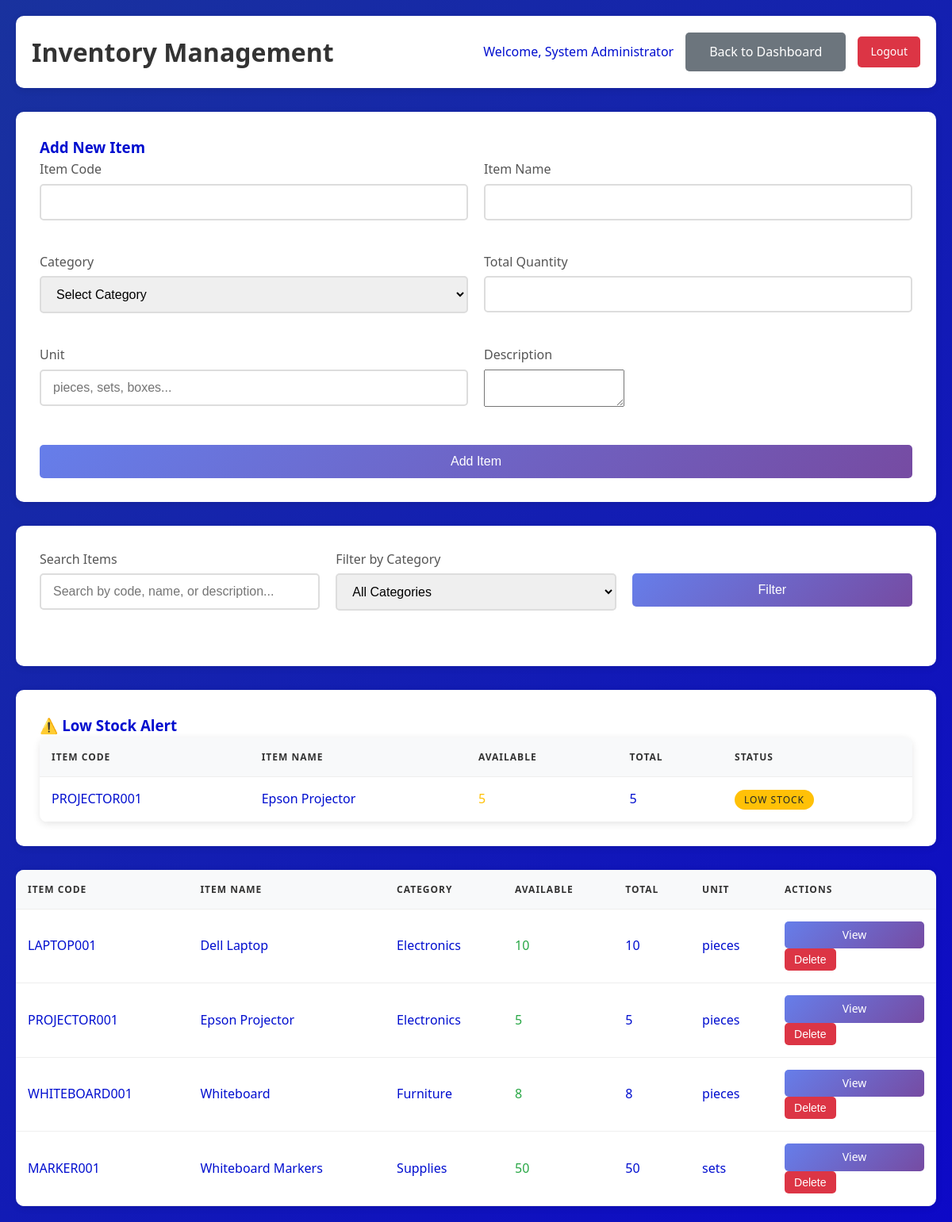
/views/items.php (signed in), run on the app's committed database.
### tables this page shows
CREATE TABLE items (
    item_id INT PRIMARY KEY AUTO_INCREMENT,
    item_code VARCHAR(50) NOT NULL UNIQUE,
    item_name VARCHAR(100) NOT NULL,
    item_description TEXT,
    category VARCHAR(50) NOT NULL,
    total_quantity INT NOT NULL DEFAULT 0,
    available_quantity INT NOT NULL DEFAULT 0,
    unit VARCHAR(20) NOT NULL,
    created_at TIMESTAMP DEFAULT CURRENT_TIMESTAMP,
    updated_at TIMESTAMP DEFAULT CURRENT_TIMESTAMP ON UPDATE CURRENT_TIMESTAMP
);

### models/Item.php (called while the page is built, shortened)
<?php
require_once '../classes/Database.php';
class Item
{
    private $db;
    public function __construct()
    {
        $this->db = new Database();
    }
    public function getAll($search = '', $category = '', $limit = 0, $offset = 0)
    {
        $search = $this->db->escape($search);
        $where_clause = '';
        $limit_clause = '';
        $sql = "SELECT * FROM items
                $where_clause
                ORDER BY item_name
                $limit_clause";
        $result = $this->db->query($sql);
        return mysqli_fetch_all($result, MYSQLI_ASSOC);
    }
    public function getLowStockItems($threshold = 5)
    {
        $sql = "SELECT * FROM items
                WHERE available_quantity <= $threshold
                ORDER BY available_quantity ASC";
        $result = $this->db->query($sql);
        return mysqli_fetch_all($result, MYSQLI_ASSOC);
    }
}

### classes/Database.php (called while the page is built, shortened)
<?php
class Database {
    private $host = 'localhost';
    private $username = 'root';
    private $password = '';
    private $database = 'borrowing_system';
    private $connection;
    private function connect() {
        $this->connection = mysqli_connect(
            $this->host,
            $this->username,
            $this->password,
            $this->database
        );
        mysqli_set_charset($this->connection, 'utf8');
    }
    public function query($sql) {
        $result = mysqli_query($this->connection, $sql);
        return $result;
    }
    public function escape($string) {
        return mysqli_real_escape_string($this->connection, $string);
    }
}
?>

### views/items.php (the view, shortened to what this page needs)
<?php
require_once '../models/Item.php';
$item = new Item();
$search = isset($_GET['search']) ? $_GET['search'] : '';
$category = isset($_GET['category']) ? $_GET['category'] : '';
$items_list = $item->getAll($search, $category);
$low_stock_items = $item->getLowStockItems();
?>
<!DOCTYPE html>
<html lang="en">
<head>
    <link rel="stylesheet" href="../assets/css/style.css">
</head>
<body>
    <div class="dashboard-container">
        <div class="header">
            <h1>Inventory Management</h1>
            <div class="user-info">
                <span>Welcome, <?php echo $_SESSION['admin_name']; ?></span>
                <a href="dashboard.php" class="btn btn-secondary">Back to Dashboard</a>
                <a href="dashboard.php?logout=1" class="logout-btn">Logout</a>
            </div>
        </div>
        <div class="form-container">
            <h3>Add New Item</h3>
            <form method="POST" action="">
                <div class="form-row">
                    <div class="form-group">
                        <label for="item_code">Item Code</label>
                        <input type="text" id="item_code" name="item_code" required>
                    </div>
                    <div class="form-group">
                        <label for="item_name">Item Name</label>
                        <input type="text" id="item_name" name="item_name" required>
                    </div>
                </div>
                <div class="form-row">
                    <div class="form-group">
                        <label for="category">Category</label>
                        <select id="category" name="category" required>
                            <option value="">Select Category</option>
                        </select>
                    </div>
                    <div class="form-group">
                        <label for="total_quantity">Total Quantity</label>
                        <input type="number" id="total_quantity" name="total_quantity" min="1" required>
                    </div>
                </div>
                <div class="form-row">
                    <div class="form-group">
                        <label for="unit">Unit</label>
                        <input type="text" id="unit" name="unit" placeholder="pieces, sets, boxes..." required>
                    </div>
                    <div class="form-group">
                        <label for="item_description">Description</label>
                        <textarea id="item_description" name="item_description" rows="3"></textarea>
                    </div>
                </div>
                <button type="submit" name="add_item" class="btn btn-primary">Add Item</button>
            </form>
        </div>
        <div class="form-container">
            <form method="GET" action="">
                <div class="form-row">
                    <div class="form-group">
                        <label for="search">Search Items</label>
                        <input type="text" id="search" name="search"
                            placeholder="Search by code, name, or description..." value="<?php echo $search; ?>">
                    </div>
                    <div class="form-group">
                        <label for="category_filter">Filter by Category</label>
                        <select id="category_filter" name="category">
                            <option value="">All Categories</option>
                        </select>
                    </div>
                    <div class="form-group">
                        <label>&nbsp;</label>
                        <button type="submit" class="btn btn-primary">Filter</button>
                    </div>
                </div>
            </form>
        </div>
        <?php if (!empty($low_stock_items)): ?>
            <div class="form-container">
                <h3>⚠️ Low Stock Alert</h3>
                <div class="table-container">
                    <table class="table">
                        <thead>
                            <tr>
                                <th>Item Code</th>
                                <th>Item Name</th>
                                <th>Available</th>
                                <th>Total</th>
                                <th>Status</th>
                            </tr>
                        </thead>
                        <tbody>
                            <?php foreach ($low_stock_items as $item_data): ?>
                                <tr>
                                    <td><?php echo $item_data['item_code']; ?></td>
                                    <td><?php echo $item_data['item_name']; ?></td>
                                    <td>
                                        <span
                                            style="color: <?php echo $item_data['available_quantity'] == 0 ? '#dc3545' : '#ffc107'; ?>;">
                                            <?php echo $item_data['available_quantity']; ?>
                                        </span>
                                    </td>
                                    <td><?php echo $item_data['total_quantity']; ?></td>
                                    <td>
                                        <?php if ($item_data['available_quantity'] == 0): ?>
                                            <span class="status-badge" style="background: #dc3545; color: white;">Out of
                                                Stock</span>
                                        <?php else: ?>
                                            <span class="status-badge" style="background: #ffc107; color: #212529;">Low Stock</span>
                                        <?php endif; ?>
                                    </td>
                                </tr>
                            <?php endforeach; ?>
                        </tbody>
                    </table>
                </div>
            </div>
        <?php endif; ?>
        <div class="table-container">
            <table class="table">
                <thead>
                    <tr>
                        <th>Item Code</th>
                        <th>Item Name</th>
                        <th>Category</th>
                        <th>Available</th>
                        <th>Total</th>
                        <th>Unit</th>
                        <th>Actions</th>
                    </tr>
                </thead>
                <tbody>
                    <?php foreach ($items_list as $item_data): ?>
                        <tr>
                            <td><?php echo $item_data['item_code']; ?></td>
                            <td><?php echo $item_data['item_name']; ?></td>
                            <td><?php echo $item_data['category']; ?></td>
                            <td>
                                <span
                                    style="color: <?php echo $item_data['available_quantity'] == 0 ? '#dc3545' : '#28a745'; ?>;">
                                    <?php echo $item_data['available_quantity']; ?>
                                </span>
                            </td>
                            <td><?php echo $item_data['total_quantity']; ?></td>
                            <td><?php echo $item_data['unit']; ?></td>
                            <td>
                                <a href="item_details.php?id=<?php echo $item_data['item_id']; ?>"
                                    class="btn btn-sm btn-primary">View</a>
                                <form method="POST" action="" style="display: inline;">
                                    <button type="submit" name="delete_item" class="btn btn-sm btn-danger"
                                        onclick="return confirm('Are you sure you want to delete this item?')">Delete</button>
                                </form>
                            </td>
                        </tr>
                    <?php endforeach; ?>
                </tbody>
            </table>
        </div>
    </div>
</body>
</html>

### assets/css/style.css (style rules this page uses)
* { margin: 0; padding: 0; box-sizing: border-box; }
body { font-family: 'Segoe UI', Tahoma, Geneva, Verdana, sans-serif; line-height: 1.6; color: #000ecf; background: linear-gradient(135deg, #19329e 0%, #0d09c7 100%); min-height: 100vh; }
.form-group { margin-bottom: 20px; }
.form-group label { display: block; margin-bottom: 5px; color: #555; font-weight: 500; }
.form-group input { width: 100%; padding: 12px 15px; border: 2px solid #ddd; border-radius: 5px; font-size: 16px; transition: border-color 0.3s ease; }
.btn { display: inline-block; padding: 12px 30px; border: none; border-radius: 5px; font-size: 16px; font-weight: 500; cursor: pointer; transition: all 0.3s ease; text-decoration: none; text-align: center; }
.btn-primary { background: linear-gradient(135deg, #667eea 0%, #764ba2 100%); color: white; width: 100%; }
.dashboard-container { max-width: 1200px; margin: 0 auto; padding: 20px; }
.header { background: white; padding: 20px; border-radius: 10px; box-shadow: 0 2px 10px rgba(0, 0, 0, 0.1); margin-bottom: 30px; display: flex; justify-content: space-between; align-items: center; }
.header h1 { color: #333; margin: 0; }
.user-info { display: flex; align-items: center; gap: 15px; }
.logout-btn { background: #dc3545; color: white; padding: 8px 16px; border: none; border-radius: 5px; cursor: pointer; text-decoration: none; font-size: 14px; }
.table-container { background: white; border-radius: 10px; box-shadow: 0 2px 10px rgba(0, 0, 0, 0.1); overflow: hidden; }
.table { width: 100%; border-collapse: collapse; }
.table th, .table td { padding: 15px; text-align: left; border-bottom: 1px solid #eee; }
.table th { background: #f8f9fa; font-weight: 600; color: #333; text-transform: uppercase; font-size: 12px; letter-spacing: 1px; }
.btn-secondary { background: #6c757d; color: white; }
.btn-danger { background: #dc3545; color: white; }
.btn-sm { padding: 6px 12px; font-size: 14px; }
.form-container { background: white; padding: 30px; border-radius: 10px; box-shadow: 0 2px 10px rgba(0, 0, 0, 0.1); margin-bottom: 30px; }
.form-row { display: grid; grid-template-columns: repeat(auto-fit, minmax(250px, 1fr)); gap: 20px; margin-bottom: 20px; }
.form-group select { width: 100%; padding: 12px 15px; border: 2px solid #ddd; border-radius: 5px; font-size: 16px; transition: border-color 0.3s ease; }
.status-badge { padding: 4px 12px; border-radius: 20px; font-size: 12px; font-weight: 500; text-transform: uppercase; letter-spacing: 1px; }

### data on the page
items: item_code "PROJECTOR001", item_name "Epson Projector", available_quantity "5", total_quantity "5", shows "LOW STOCK", category "Electronics", unit "pieces"
items: item_code "LAPTOP001", item_name "Dell Laptop", category "Electronics", available_quantity "10", total_quantity "10", unit "pieces"
items: item_code "WHITEBOARD001", item_name "Whiteboard", category "Furniture", available_quantity "8", total_quantity "8", unit "pieces"
items: item_code "MARKER001", item_name "Whiteboard Markers", category "Supplies", available_quantity "50", total_quantity "50", unit "sets"

### other printed values
$_SESSION['admin_name'] "System Administrator"
